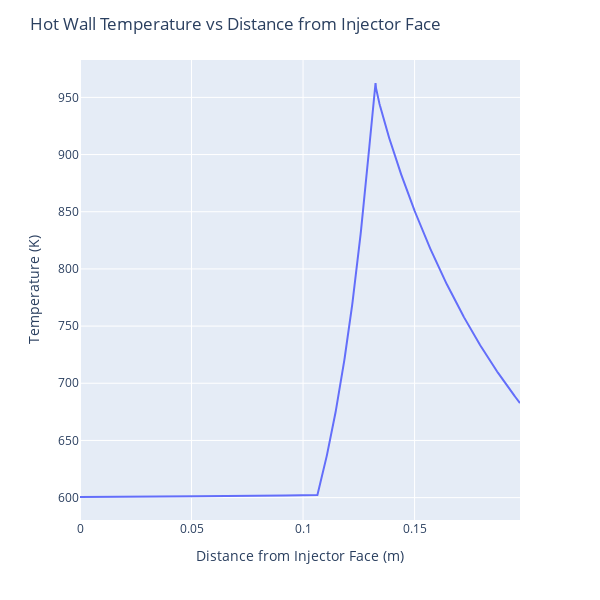

The notebook cell saved with this chart:
### Code cell
#Test Runs

#Bartz_Iterator(T_c = T_c, T_p = 330, Ma = 0, A = A, h_p = 17435.70437, k_w = 160, t_w = 0.00381)

#Engine_Contour(L = 0.197256, x_c = 0.106230, x_t = 0.132530, x_e = 0.197256, D_c = 0.085725, D_t = 0.028956, D_e = 0.061760, n = 1000)

Regen(D_ch = 0.002763953196, L_ch = 0.197256, n = 1000, mdot_p = 0.1322253981, Cp_p = 2010, rho_p = 820, k_p = 0.125, T_p0 = 330)

### Figure 1 — Plotly figure (JSON) as saved in the notebook; plotly's stock layout.template omitted (floating-point values rounded to 4 significant figures; data arrays with more than 128 entries replaced by an {"elided": "..."} marker saying what was removed)
{"data": [{"hovertemplate": "x=%{x}<br>T=%{y}<extra></extra>", "legendgroup": "", "line": {"color": "#636efa", "dash": "solid"}, "marker": {"symbol": "circle"}, "mode": "lines", "name": "", "orientation": "v", "showlegend": false, "type": "scatter", "x": {"elided": "1000 float values"}, "xaxis": "x", "y": {"elided": "1000 float values"}, "yaxis": "y"}], "layout": {"height": 600, "legend": {"tracegroupgap": 0}, "margin": {"t": 60}, "title": {"text": "Hot Wall Temperature vs Distance from Injector Face"}, "width": 600, "xaxis": {"anchor": "y", "domain": [0, 1], "title": {"text": "Distance from Injector Face (m)"}}, "yaxis": {"anchor": "x", "domain": [0, 1], "title": {"text": "Temperature (K)"}}}}
